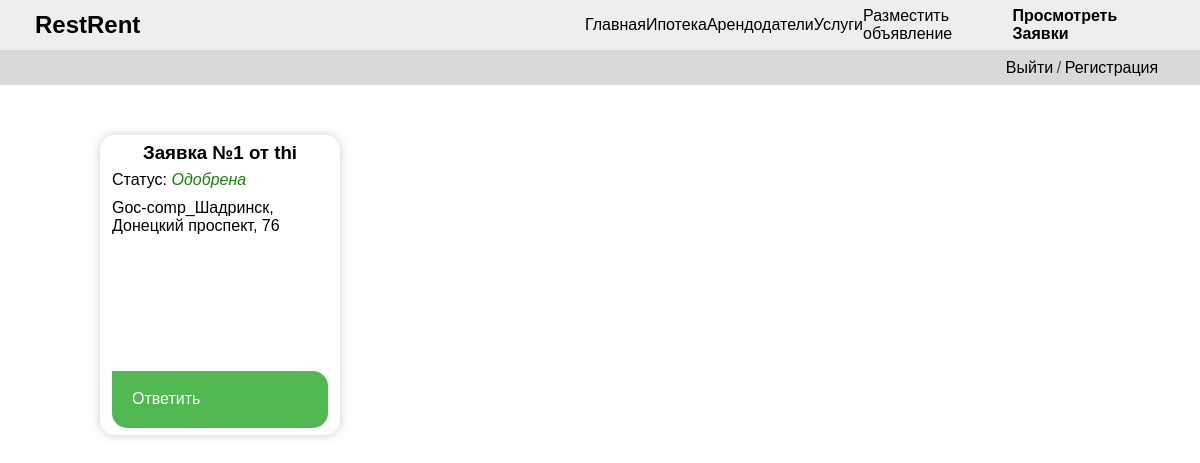
The app's page /moder/requests/ (signed in) with its own data.
### rent_app/models.py (models this page shows, shortened)
class Request(models.Model):
    user = models.ForeignKey(User, on_delete=models.CASCADE, blank=True,verbose_name='Пользователь')
    property = models.ForeignKey(Property, on_delete=models.CASCADE, blank=True, verbose_name='Недвижимость')
    name = models.CharField(max_length=128, verbose_name='Имя')
    surname = models.CharField(max_length=128, verbose_name='Фамилия')
    patronymic = models.CharField(max_length=128, blank=True, null=True, verbose_name='Отчество')
    phone_number = models.CharField(max_length=20, verbose_name='Телефон')
    email = models.EmailField(max_length=128, verbose_name='Электронная почта')
    status = models.CharField(max_length=32, choices=(status), default=1, verbose_name='Статус')
    created_at = models.DateTimeField(auto_now_add=True, verbose_name='Дата подачи')
    updated_at = models.DateTimeField(auto_now=True, verbose_name='Дата изменения')
    class Meta:
        verbose_name = 'Заявка'
        verbose_name_plural = 'Заявки'
        ordering = ('-status',)

class Property(models.Model):
    price = models.IntegerField(verbose_name='Цена')
    address = models.TextField(verbose_name='Адрес')
    short_description = models.CharField(max_length=512, verbose_name='Краткое описание')
    description = models.TextField(verbose_name='Описание')
    renter = models.ForeignKey(Renter, on_delete=models.CASCADE, verbose_name='Арендодатель', related_name='properties')
    phone_number = models.CharField(max_length=16, verbose_name='Телефон')
    space = models.FloatField(verbose_name='Площадь')
    image = models.ImageField(upload_to='rent-images/%Y/%m/%d/', blank=False, null=False, default=f'{settings.MEDIA_URL}defaults/default.png')
    class Meta:
        verbose_name = 'Недвижимость'
        verbose_name_plural = 'Недвижимость'
        ordering = ('-id',)
    def __str__(self):
        return f'{self.renter}_{self.address}'

class Renter(models.Model):
    title = models.CharField(max_length=64, verbose_name='Название')
    director = models.ForeignKey(User, on_delete=models.CASCADE, verbose_name='Директор')
    logo = models.ImageField(upload_to='logos_of_Renters/%Y/%m/%d/', blank=True, null=True, default=f'{settings.MEDIA_URL}defaults/default.png')
    class Meta:
        verbose_name = 'Арендодатель'
        verbose_name_plural = 'Арендодатели'
        ordering = ('-id',)
    def __str__(self):
        return self.title

### rent_app/views.py (the view)
# urls.py: path('moder/requests/', RequestsListView.as_view(), name='requests'),
class RequestsListView(ListView):
    model = Request
    template_name = 'moderator/request.html'
    context_object_name = 'requests'
    def get_context_data(self, **kwargs):
        self_requests = self.model.objects.filter(property__renter__director=self.request.user)
        return {'requests': self_requests}

### rent_app/templates/moderator/request.html (shortened to what this page needs)
{% extends 'root.html' %}
{% block content %}
    <div class="requests">
        {% for request in requests %}
            <div class="request">
                <h3 class="request-title">Заявка №{{ request.id }} от {{ request.user }}</h3>
                <p class="request-status">Статус:
                    <i style="
                    {% if request.status == '0' %}color: #800909;{% elif request.status == '2' %}color: #168303;{% else %}color: #736404;{% endif %}
">{{ request.get_status_display }}</i>
                </p>
                <p class="request-property">{{ request.property }}</p>
                {% if request.status != '0' %}
                    <a href="#" class="btn-modal request_id_{{ request.id }}">Ответить</a>
                {% elif request.status == "2" %}
                    <p class="btn-block">Решение принято</p>
                {% elif request.status == "0" %}
                    <p class="btn-block">Решение принято</p>
                {% endif %}
            </div>
        {% endfor %}
    </div>
{% endblock %}

### static/css/main_style.css (style rules this page uses)
* { padding: 0; margin: 0; font-family: "Nunito Sans", sans-serif; }
* a { text-decoration: none; color: black; }
body { display: flex; justify-content: center; align-items: start; flex-wrap: wrap; }
.requests { display: grid; grid-template-columns: repeat(4, 24%); grid-template-rows: 300px; row-gap: 25px; column-gap: 30px; width: 100%; margin: 50px 100px; }
.requests .request { display: grid; grid-template-columns: 100%; grid-template-rows: 10% 10% 60% 20%; background-color: white; padding: 3% 5%; border-radius: 15px; filter: drop-shadow(0 0 5px rgba(0, 0, 0, 0.2)); transition: 160ms ease-out; }
.requests .request .request-title { width: 100%; text-align: center; }
.requests .request a { display: flex; justify-content: start; align-items: center; padding-left: 20px; background-color: rgba(45, 169, 45, 0.82); border-radius: 0 15px 15px 15px; color: white; }

### records on screen
Request: id "1", user "thi", status "Одобрена", property "Goc-comp_Шадринск, Донецкий проспект, 76"
